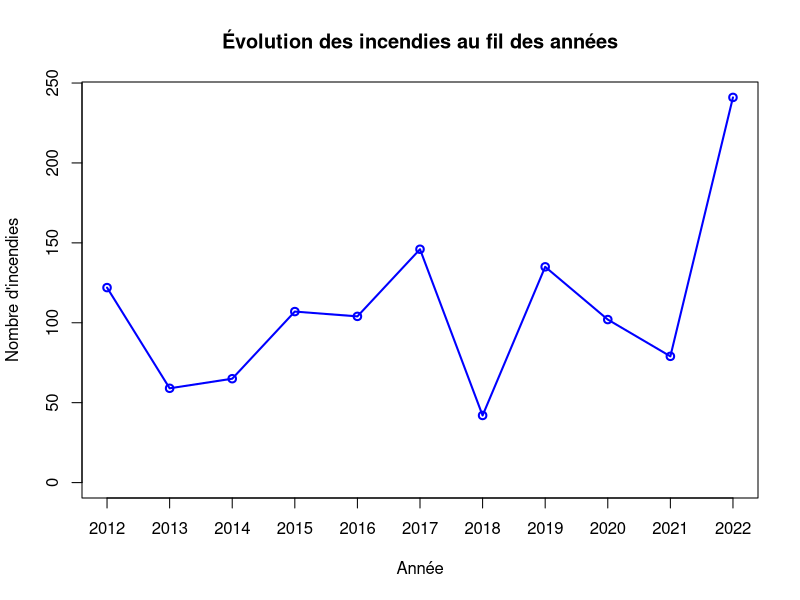
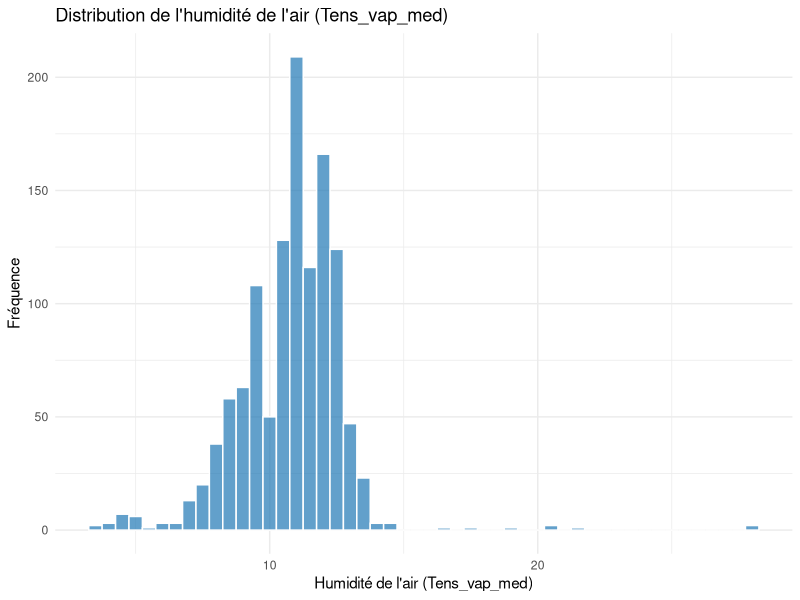
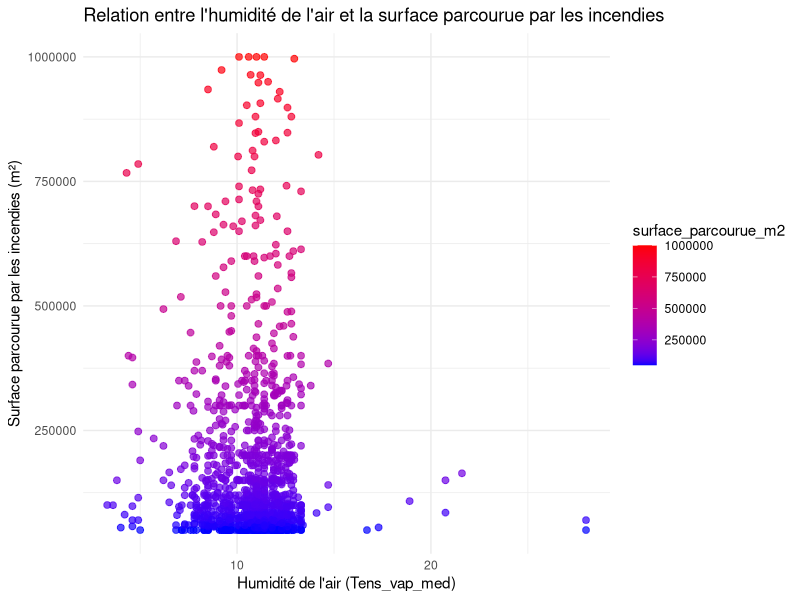

Generate these figures, in order, with R:
## ---- chunk 1
# Charger les données
donnees <- read.csv("../Data/donnees_incendies.csv")

annee_freq <- table(donnees$annee)

# Créer un graphique en ligne
plot(annee_freq, 
     type="o",  # "o" pour un graphique avec des points et des lignes
     col="blue", 
     main="Évolution des incendies au fil des années", 
     xlab="Année", 
     ylab="Nombre d'incendies")
## ---- chunk 2
library(ggplot2)
data <- read.csv("../Exports/export_Humidites.csv")
ggplot(data, aes(x = Tens_vap_med)) +
  geom_histogram(binwidth = 0.5, fill = "#1f77b4", color = "white", alpha = 0.7) +
  labs(title = "Distribution de l'humidité de l'air (Tens_vap_med)", 
       x = "Humidité de l'air (Tens_vap_med)", 
       y = "Fréquence") +
  theme_minimal()
## ---- chunk 3
library(ggplot2)
data <- read.csv("../Exports/export_Humidites.csv")
ggplot(data, aes(x = Tens_vap_med, y = surface_parcourue_m2)) +
  geom_point(aes(color = surface_parcourue_m2), size = 2, alpha = 0.7) + 
  scale_color_gradient(low = "blue", high = "red") + 
  labs(title = "Relation entre l'humidité de l'air et la surface parcourue par les incendies", 
       x = "Humidité de l'air (Tens_vap_med)", 
       y = "Surface parcourue par les incendies (m²)") +
  theme_minimal()

## ---- chunk 4
correlation <- cor(data$Tens_vap_med, data$surface_parcourue_m2, use = "complete.obs")
print(paste("Corrélation entre Tens_vap_med et surface_parcourue_m2: ", correlation))
